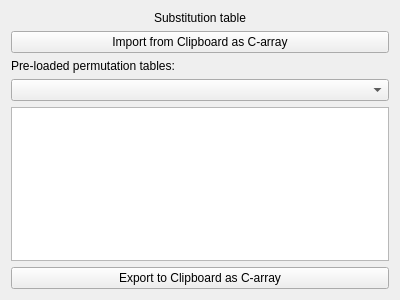
<?xml version="1.0" encoding="UTF-8"?>
<ui version="4.0">
<comment>
  * Released as open source by NCC Group Plc - http://www.nccgroup.com/
  *
  * Developed by Gabriel Caudrelier, gabriel dot caudrelier at nccgroup dot com
  *
  * https://github.com/nccgroup/pip3line
  *
  * Released under AGPL see LICENSE for more information
</comment>
 <class>SubstitutionWidget</class>
 <widget class="QWidget" name="SubstitutionWidget">
  <property name="geometry">
   <rect>
    <x>0</x>
    <y>0</y>
    <width>400</width>
    <height>300</height>
   </rect>
  </property>
  <property name="windowTitle">
   <string>Form</string>
  </property>
  <layout class="QVBoxLayout" name="verticalLayout">
   <item>
    <widget class="QLabel" name="titleLabel">
     <property name="text">
      <string>Substitution table</string>
     </property>
     <property name="alignment">
      <set>Qt::AlignCenter</set>
     </property>
    </widget>
   </item>
   <item>
    <widget class="QPushButton" name="importPushButton">
     <property name="text">
      <string>Import from Clipboard as C-array</string>
     </property>
    </widget>
   </item>
   <item>
    <widget class="QLabel" name="label">
     <property name="text">
      <string>Pre-loaded permutation tables:</string>
     </property>
    </widget>
   </item>
   <item>
    <widget class="QComboBox" name="comboBox"/>
   </item>
   <item>
    <widget class="QTableView" name="sTableTableView"/>
   </item>
   <item>
    <widget class="QPushButton" name="exportPushButton">
     <property name="text">
      <string>Export to Clipboard as C-array</string>
     </property>
    </widget>
   </item>
  </layout>
 </widget>
 <resources/>
 <connections/>
</ui>
